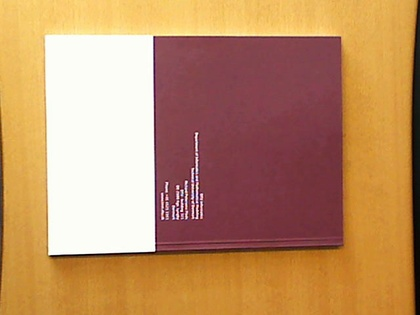
%> input picture Portfolio/Portfolio_ComputerVision/EX5 Exercise on robust model fitting/BookImage.jpg, 420 x 315 px, shrunk from 640 x 480 before the run
$ octave fitting.m   (GNU Octave 9; MATLAB toolbox functions it lacks are replaced by stand-ins)
%> lines starting %> are read from the running program, lines starting %| are printed output that depends on the picture; in (x1, y1, x2, y2) boxes, pixels count from 0 and x2, y2 are one past the last pixel; in counts of white or black regions, pixels touching at a corner belong together; the program's own positions count from 1
### Portfolio/Portfolio_ComputerVision/EX5 Exercise on robust model fitting/hough_bin_pixels.m
function bw2 = hough_bin_pixels(bw, theta, rho, bin)
%HOUGH_BIN_PIXELS Find pixels corresponding to Hough accumulator bin.
%   BW2 = hough_bin_pixels(BW, THETA, RHO, BIN) finds the white pixels in a
%   binary image that correspond to a particular Hough transform
%   accumulator bin.  BW is the original binary image.  THETA and RHO are
%   the Hough parameter vectors returned by the hough function.  BIN is a
%   two-element vector containing the row-column coordinates of the Hough
%   transform bin.  BW2 is a binary image containing only the white pixels
%   in BW that contributed to the specified bin.
%
%   Example
%   =======
%   I  = imread('circuit.tif');
%   BW = edge(I,'canny');
%   imshow(BW)
%   [H,theta,rho] = hough(BW);
%   P = houghpeaks(H, 1);
%   BW2 = hough_bin_pixels(BW, theta, rho, P);
%   figure, imshow(BW2)
%   title('Pixels corresponding to maximum Hough transform bin')
%
%   See also hough, houghlines, houghpeaks.

%   Steven L. Eddins
%   The MathWorks, Inc.

[y, x] = find(bw);
x = x - 1;
y = y - 1;

theta_c = theta(bin(2)) * pi / 180;
rho_xy = x*cos(theta_c) + y*sin(theta_c);
nrho = length(rho);
slope = (nrho - 1)/(rho(end) - rho(1));
rho_bin_index = round(slope*(rho_xy - rho(1)) + 1);

idx = find(rho_bin_index == bin(1));

r = y(idx) + 1;
c = x(idx) + 1;

bw2 = false(size(bw));

bw2(sub2ind(size(bw), r, c)) = true;

### Portfolio/Portfolio_ComputerVision/EX5 Exercise on robust model fitting/imoverlay.m
function out = imoverlay(in, mask, color)
%IMOVERLAY Create a mask-based image overlay.
%   OUT = IMOVERLAY(IN, MASK, COLOR) takes an input image, IN, and a binary
%   image, MASK, and produces an output image whose pixels in the MASK
%   locations have the specified COLOR.
%
%   IN should be a grayscale or an RGB image of class uint8, uint16, int16,
%   logical, double, or single.  If IN is double or single, it should be in
%   the range [0, 1].  If it is not in that range, you might want to use
%   mat2gray to scale it into that range.
%
%   MASK should be a two-dimensional logical matrix.
%
%   COLOR should be a 1-by-3 vector of values in the range [0, 1].  [0 0 0]
%   is black, and [1 1 1] is white.
%
%   OUT is a uint8 RGB image.
%
%   Examples
%   --------
%   Overlay edge detection result in green over the original image.
%
%       I = imread('cameraman.tif');
%       bw = edge(I, 'canny');
%       rgb = imoverlay(I, bw, [0 1 0]);
%       imshow(rgb)
%
%   Treating the output of peaks as an image, overlay the values greater than
%   7 in red.  The output of peaks is not in the usual grayscale image range
%   of [0, 1], so use mat2gray to scale it.
%
%       I = peaks;
%       mask = I > 7;
%       rgb = imoverlay(mat2gray(I), mask, [1 0 0]);
%       imshow(rgb, 'InitialMagnification', 'fit')

%   Steven L. Eddins
%   Copyright 2006-2012 The MathWorks, Inc.

% If the user doesn't specify the color, use white.
DEFAULT_COLOR = [1 1 1];
if nargin < 3
    color = DEFAULT_COLOR;
end

% Force the 2nd input to be logical.
mask = (mask ~= 0);

% Make the uint8 the working data class.  The output is also uint8.
in_uint8 = im2uint8(in);
color_uint8 = im2uint8(color);

% Initialize the red, green, and blue output channels.
if ndims(in_uint8) == 2
    % Input is grayscale.  Initialize all output channels the same.
    out_red   = in_uint8;
    out_green = in_uint8;
    out_blue  = in_uint8;
else
    % Input is RGB truecolor.
    out_red   = in_uint8(:,:,1);
    out_green = in_uint8(:,:,2);
    out_blue  = in_uint8(:,:,3);
end

% Replace output channel values in the mask locations with the appropriate
% color value.
out_red(mask)   = color_uint8(1);
out_green(mask) = color_uint8(2);
out_blue(mask)  = color_uint8(3);

% Form an RGB truecolor image by concatenating the channel matrices along
% the third dimension.
out = cat(3, out_red, out_green, out_blue);

### Portfolio/Portfolio_ComputerVision/EX5 Exercise on robust model fitting/fitting.m
clear all
close all
clc
% sobel
A = imread('BookImage.jpg');
%> A is the input picture: size 315x420x3 uint8; mean R, G, B 190.5, 142.2, 100.3
B=rgb2gray(A);
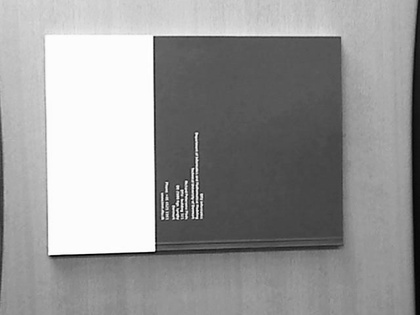
%> B: size 315x420 uint8; min 2, max 255, mean 151.8
C=double(B);
for i=1:size(C,1)-2
    for j=1:size(C,2)-2
        %Sobel mask for x-direction:
        Gx=((2*C(i+2,j+1)+C(i+2,j)+C(i+2,j+2))-(2*C(i,j+1)+C(i,j)+C(i,j+2)));
        %Sobel mask for y-direction:
        Gy=((2*C(i+1,j+2)+C(i,j+2)+C(i+2,j+2))-(2*C(i+1,j)+C(i,j)+C(i+2,j)));

        % [6 lines of commented-out code are left out]
        B(i,j)=sqrt(Gx.^2+Gy.^2);

    end
end
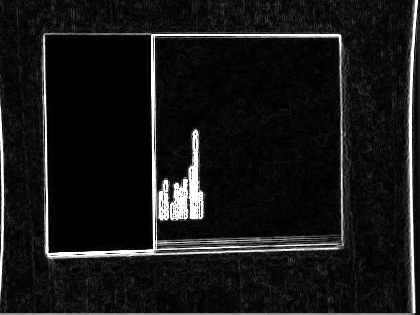
%> B: size 315x420 uint8; min 0, max 255, mean 23.8
figure,imshow(B); title('Sobel gradient');

% threshold value
Thresh=90;
B=max(B,Thresh);
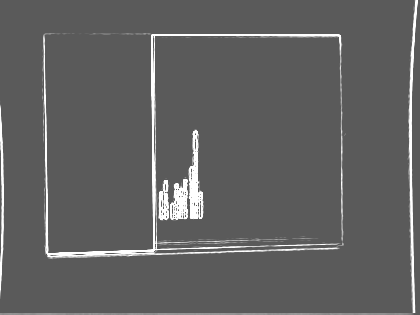
%> B: size 315x420 uint8; min 90, max 255, mean 97.4
B(B<=round(Thresh))=0;
B=uint8(B);
figure,imshow(B);title('Edge detected Image');

figure
B_edge = edge(B,'sobel',0.03);
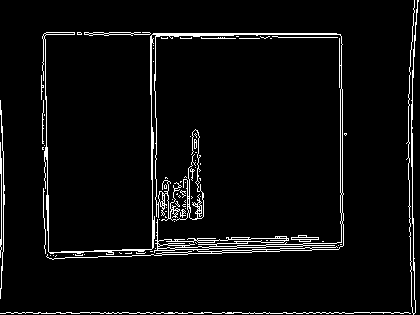
%> B_edge: size 315x420 logical; 4.8% white in thin lines or dots
imshow(B_edge);

%hough transform
[H,T,R] = hough(B);
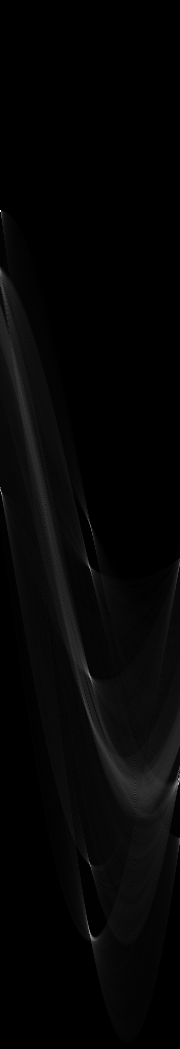
%> H: size 1049x180 double; min 0, max 414, mean 8.9; drawn with min black and max white
%> T = 180 values from -90 to 89; R = 1049 values from -524 to 524
figure('name','hough space')
imshow(H,[],'XData',T,'YData',R,...
            'InitialMagnification','fit');
xlabel('\theta'), ylabel('\rho');
axis on, axis normal, hold on;
P= houghpeaks(H, 5);
%> P = [211 1; 784 179; 936 91; 491 1; 568 90]
BW = hough_bin_pixels(B, T, R, P(2,:));
%> in hough_bin_pixels, `[y, x] = find(bw);`: y = 9297 values from 1 to 315; x = 9297 values from 1 to 418
%> in hough_bin_pixels, `theta_c = theta(bin(2)) * pi / 180;`: theta_c = 1.54
%> in hough_bin_pixels, `slope = (nrho - 1)/(rho(end) - rho(1));`: slope = 1
%> in hough_bin_pixels, `idx = find(rho_bin_index == bin(1));`: idx = 299 values from 65 to 9067
%> in hough_bin_pixels, `r = y(idx) + 1;`: r = 299 values, max 260 at index 1, min 246 at index 296, mean 253.4
%> in hough_bin_pixels, `c = x(idx) + 1;`: c = 299 values from 1 to 414
%> in hough_bin_pixels, `bw2(sub2ind(size(bw), r, c)) = true;`: bw2: size 315x420 logical; 0.23% white in thin lines or dots, all inside (x1, y1, x2, y2) = (0, 245, 414, 260)
%lines = houghlines(B, T, R, P,'FillGap',5,'MinLength',7);
figure, imshow(BW)
title('Pixels corresponding to maximum Hough transform bin')
% overlay those pixels in color on original image
rgb = imoverlay(B, imdilate(BW,ones(3,3)), [.6 .6 1]);
%> in imoverlay, `mask = (mask ~= 0);`: mask: size 315x420 logical; 0.7% white; 3 white regions (2 under 20 px), largest, box (x1, y1, x2, y2) and area: (47, 246, 341, 259) 902
%> in imoverlay, `out_red(mask)   = color_uint8(1);`:
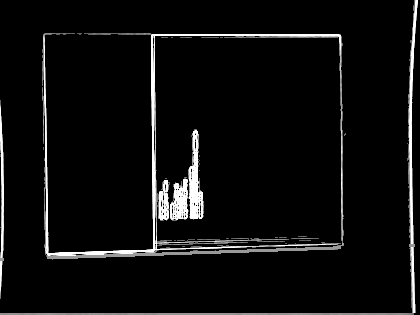
%> out_red: size 315x420 uint8; min 0, max 255, mean 13.7
%> in imoverlay, `out_blue(mask)  = color_uint8(3);`:
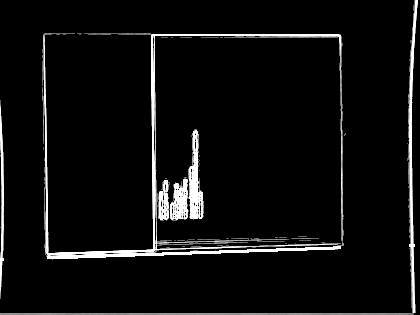
%> out_blue: size 315x420 uint8; min 0, max 255, mean 14.5
imshow(rgb)
